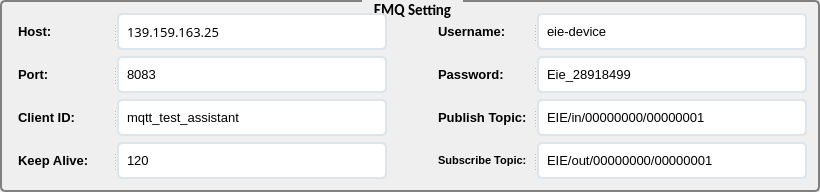
         <widget class="QGroupBox" name="EMQ_Setting_groupBox">
          <property name="maximumSize">
           <size>
            <width>824</width>
            <height>300</height>
           </size>
          </property>
          <property name="font">
           <font>
            <family>Calibri</family>
            <pointsize>11</pointsize>
            <weight>75</weight>
            <bold>true</bold>
           </font>
          </property>
          <property name="styleSheet">
           <string notr="true">QGroupBox {
    /* background-color: qlineargradient(x1: 0, y1: 0, x2: 0, y2: 1,stop: 0 #E0E0E0, stop: 1 #FFFFFF);*/
    border: 2px solid gray;
    border-radius: 5px;
    margin-top: 3ex; /* leave space at the top for the title */
}

QGroupBox::title {
    subcontrol-origin: margin;
    subcontrol-position: top center; /* position at the top center */
    padding: 0 10px;
    background-color: qlineargradient(x1: 0, y1: 0, x2: 0, y2: 1,stop: 0 #FFOECE, stop: 1 #FFFFFF);
}
</string>
          </property>
          <property name="title">
           <string>EMQ Setting</string>
          </property>
          <layout class="QGridLayout" name="gridLayout">
           <item row="0" column="1">
            <spacer name="horizontalSpacer">
             <property name="orientation">
              <enum>Qt::Horizontal</enum>
             </property>
             <property name="sizeType">
              <enum>QSizePolicy::Fixed</enum>
             </property>
             <property name="sizeHint" stdset="0">
              <size>
               <width>40</width>
               <height>20</height>
              </size>
             </property>
            </spacer>
           </item>
           <item row="0" column="2">
            <widget class="QSplitter" name="splitter_5">
             <property name="orientation">
              <enum>Qt::Horizontal</enum>
             </property>
             <widget class="QLabel" name="label_5">
              <property name="minimumSize">
               <size>
                <width>100</width>
                <height>37</height>
               </size>
              </property>
              <property name="styleSheet">
               <string notr="true">QFrame, QLabel, QToolTip {
   /* border: 2px solid blue;*/
    border-radius: 4px;
    padding: 2px;
	font-family:&quot;微软雅黑&quot;;
	font-size:13px;
	font-weight:bold;
}</string>
              </property>
              <property name="text">
               <string>Username:</string>
              </property>
             </widget>
             <widget class="QLineEdit" name="Username_lineEdit">
              <property name="minimumSize">
               <size>
                <width>270</width>
                <height>37</height>
               </size>
              </property>
              <property name="styleSheet">
               <string notr="true">QLineEdit{
	border-style:none;
	padding:6px;
	border-radius:5px;
	border:2px solid #DCE4EC;
	font-family:&quot;微软雅黑&quot;;
	font-size:13px;
}

QLineEdit:focus{
	border:2px solid #3498DB;
}</string>
              </property>
              <property name="text">
               <string>eie-device</string>
              </property>
              <property name="placeholderText">
               <string/>
              </property>
             </widget>
            </widget>
           </item>
           <item row="2" column="0">
            <widget class="QSplitter" name="splitter_2">
             <property name="orientation">
              <enum>Qt::Horizontal</enum>
             </property>
             <widget class="QLabel" name="label_4">
              <property name="minimumSize">
               <size>
                <width>100</width>
                <height>37</height>
               </size>
              </property>
              <property name="styleSheet">
               <string notr="true">QFrame, QLabel, QToolTip {
   /* border: 2px solid blue;*/
    border-radius: 4px;
    padding: 2px;
	font-family:&quot;微软雅黑&quot;;
	font-size:13px;
	font-weight:bold;
}</string>
              </property>
              <property name="text">
               <string>Client ID:</string>
              </property>
             </widget>
             <widget class="QLineEdit" name="ClientID_lineEdit">
              <property name="minimumSize">
               <size>
                <width>270</width>
                <height>37</height>
               </size>
              </property>
              <property name="styleSheet">
               <string notr="true">QLineEdit{
	border-style:none;
	padding:6px;
	border-radius:5px;
	border:2px solid #DCE4EC;
	font-family:&quot;微软雅黑&quot;;
	font-size:13px;
}

QLineEdit:focus{
	border:2px solid #3498DB;
}</string>
              </property>
              <property name="text">
               <string>mqtt_test_assistant</string>
              </property>
              <property name="placeholderText">
               <string/>
              </property>
             </widget>
            </widget>
           </item>
           <item row="2" column="2">
            <widget class="QSplitter" name="splitter_7">
             <property name="orientation">
              <enum>Qt::Horizontal</enum>
             </property>
             <widget class="QLabel" name="label_9">
              <property name="minimumSize">
               <size>
                <width>100</width>
                <height>37</height>
               </size>
              </property>
              <property name="maximumSize">
               <size>
                <width>100</width>
                <height>37</height>
               </size>
              </property>
              <property name="styleSheet">
               <string notr="true">QFrame, QLabel, QToolTip {
   /* border: 2px solid blue;*/
    border-radius: 4px;
    padding: 2px;
	font-family:&quot;微软雅黑&quot;;
	font-size:13px;
	font-weight:bold;
}</string>
              </property>
              <property name="text">
               <string>Publish Topic: </string>
              </property>
             </widget>
             <widget class="QLineEdit" name="PublishTopic_lineEdit">
              <property name="minimumSize">
               <size>
                <width>270</width>
                <height>37</height>
               </size>
              </property>
              <property name="styleSheet">
               <string notr="true">QLineEdit{
	border-style:none;
	padding:6px;
	border-radius:5px;
	border:2px solid #DCE4EC;
	font-family:&quot;微软雅黑&quot;;
	font-size:13px;
}

QLineEdit:focus{
	border:2px solid #3498DB;
}</string>
              </property>
              <property name="text">
               <string>EIE/in/00000000/00000001</string>
              </property>
              <property name="placeholderText">
               <string/>
              </property>
             </widget>
            </widget>
           </item>
           <item row="1" column="2">
            <widget class="QSplitter" name="splitter_6">
             <property name="minimumSize">
              <size>
               <width>30</width>
               <height>10</height>
              </size>
             </property>
             <property name="orientation">
              <enum>Qt::Horizontal</enum>
             </property>
             <widget class="QLabel" name="label_6">
              <property name="minimumSize">
               <size>
                <width>100</width>
                <height>37</height>
               </size>
              </property>
              <property name="styleSheet">
               <string notr="true">QFrame, QLabel, QToolTip {
   /* border: 2px solid blue;*/
    border-radius: 4px;
    padding: 2px;
	font-family:&quot;微软雅黑&quot;;
	font-size:13px;
	font-weight:bold;
}</string>
              </property>
              <property name="text">
               <string>Password:</string>
              </property>
             </widget>
             <widget class="QLineEdit" name="Password_lineEdit">
              <property name="minimumSize">
               <size>
                <width>270</width>
                <height>37</height>
               </size>
              </property>
              <property name="styleSheet">
               <string notr="true">QLineEdit{
	border-style:none;
	padding:6px;
	border-radius:5px;
	border:2px solid #DCE4EC;
	font-family:&quot;微软雅黑&quot;;
	font-size:13px;
}

QLineEdit:focus{
	border:2px solid #3498DB;
}</string>
              </property>
              <property name="text">
               <string>Eie_28918499</string>
              </property>
              <property name="placeholderText">
               <string/>
              </property>
             </widget>
            </widget>
           </item>
           <item row="3" column="2">
            <widget class="QSplitter" name="splitter_8">
             <property name="orientation">
              <enum>Qt::Horizontal</enum>
             </property>
             <widget class="QLabel" name="label_10">
              <property name="minimumSize">
               <size>
                <width>100</width>
                <height>37</height>
               </size>
              </property>
              <property name="maximumSize">
               <size>
                <width>100</width>
                <height>37</height>
               </size>
              </property>
              <property name="styleSheet">
               <string notr="true">QFrame, QLabel, QToolTip {
   /* border: 2px solid blue;*/
    border-radius: 4px;
    padding: 2px;
	font-family:&quot;微软雅黑&quot;;
	font-size:11px;
	font-weight:bold;
}</string>
              </property>
              <property name="text">
               <string>Subscribe Topic: </string>
              </property>
             </widget>
             <widget class="QLineEdit" name="SubTopic_lineEdit">
              <property name="minimumSize">
               <size>
                <width>270</width>
                <height>37</height>
               </size>
              </property>
              <property name="styleSheet">
               <string notr="true">QLineEdit{
	border-style:none;
	padding:6px;
	border-radius:5px;
	border:2px solid #DCE4EC;
	font-family:&quot;微软雅黑&quot;;
	font-size:13px;
}

QLineEdit:focus{
	border:2px solid #3498DB;
}</string>
              </property>
              <property name="text">
               <string>EIE/out/00000000/00000001</string>
              </property>
              <property name="placeholderText">
               <string/>
              </property>
             </widget>
            </widget>
           </item>
           <item row="0" column="0">
            <widget class="QSplitter" name="splitter_4">
             <property name="orientation">
              <enum>Qt::Horizontal</enum>
             </property>
             <widget class="QLabel" name="label_2">
              <property name="sizePolicy">
               <sizepolicy hsizetype="Fixed" vsizetype="Fixed">
                <horstretch>0</horstretch>
                <verstretch>0</verstretch>
               </sizepolicy>
              </property>
              <property name="minimumSize">
               <size>
                <width>100</width>
                <height>37</height>
               </size>
              </property>
              <property name="styleSheet">
               <string notr="true">QFrame, QLabel, QToolTip {
   /* border: 2px solid blue;*/
    border-radius: 4px;
    padding: 2px;
	font-family:&quot;微软雅黑&quot;;
	font-size:13px;
	font-weight:bold;
}</string>
              </property>
              <property name="text">
               <string>Host:</string>
              </property>
              <property name="alignment">
               <set>Qt::AlignLeading|Qt::AlignLeft|Qt::AlignVCenter</set>
              </property>
             </widget>
             <widget class="QLineEdit" name="Host_lineEdit">
              <property name="minimumSize">
               <size>
                <width>270</width>
                <height>30</height>
               </size>
              </property>
              <property name="font">
               <font>
                <family>微软雅黑</family>
                <pointsize>-1</pointsize>
               </font>
              </property>
              <property name="styleSheet">
               <string notr="true">QLineEdit{
	border-style:none;
	padding:6px;
	border-radius:5px;
	border:2px solid #DCE4EC;
	font-family:&quot;微软雅黑&quot;;
	font-size:13px;
}

QLineEdit:focus{
	border:2px solid #3498DB;
}</string>
              </property>
              <property name="text">
               <string>139.159.163.25</string>
              </property>
              <property name="placeholderText">
               <string/>
              </property>
             </widget>
            </widget>
           </item>
           <item row="3" column="0">
            <widget class="QSplitter" name="splitter">
             <property name="orientation">
              <enum>Qt::Horizontal</enum>
             </property>
             <widget class="QLabel" name="label_8">
              <property name="minimumSize">
               <size>
                <width>100</width>
                <height>37</height>
               </size>
              </property>
              <property name="styleSheet">
               <string notr="true">QFrame, QLabel, QToolTip {
   /* border: 2px solid blue;*/
    border-radius: 4px;
    padding: 2px;
	font-family:&quot;微软雅黑&quot;;
	font-size:13px;
	font-weight:bold;
}</string>
              </property>
              <property name="text">
               <string>Keep Alive:</string>
              </property>
             </widget>
             <widget class="QLineEdit" name="KeepAlive_lineEdit">
              <property name="minimumSize">
               <size>
                <width>270</width>
                <height>37</height>
               </size>
              </property>
              <property name="styleSheet">
               <string notr="true">QLineEdit{
	border-style:none;
	padding:6px;
	border-radius:5px;
	border:2px solid #DCE4EC;
	font-family:&quot;微软雅黑&quot;;
	font-size:13px;
}

QLineEdit:focus{
	border:2px solid #3498DB;
}</string>
              </property>
              <property name="text">
               <string>120</string>
              </property>
              <property name="placeholderText">
               <string/>
              </property>
             </widget>
            </widget>
           </item>
           <item row="1" column="0">
            <widget class="QSplitter" name="splitter_3">
             <property name="orientation">
              <enum>Qt::Horizontal</enum>
             </property>
             <widget class="QLabel" name="label_3">
              <property name="minimumSize">
               <size>
                <width>100</width>
                <height>37</height>
               </size>
              </property>
              <property name="styleSheet">
               <string notr="true">QFrame, QLabel, QToolTip {
   /* border: 2px solid blue;*/
    border-radius: 4px;
    padding: 2px;
	font-family:&quot;微软雅黑&quot;;
	font-size:13px;
	font-weight:bold;
}</string>
              </property>
              <property name="text">
               <string>Port:</string>
              </property>
             </widget>
             <widget class="QLineEdit" name="Port_lineEdit">
              <property name="minimumSize">
               <size>
                <width>270</width>
                <height>37</height>
               </size>
              </property>
              <property name="styleSheet">
               <string notr="true">QLineEdit{
	border-style:none;
	padding:6px;
	border-radius:5px;
	border:2px solid #DCE4EC;
	font-family:&quot;微软雅黑&quot;;
	font-size:13px;
}

QLineEdit:focus{
	border:2px solid #3498DB;
}</string>
              </property>
              <property name="text">
               <string>8083</string>
              </property>
              <property name="placeholderText">
               <string/>
              </property>
             </widget>
            </widget>
           </item>
          </layout>
         </widget>
